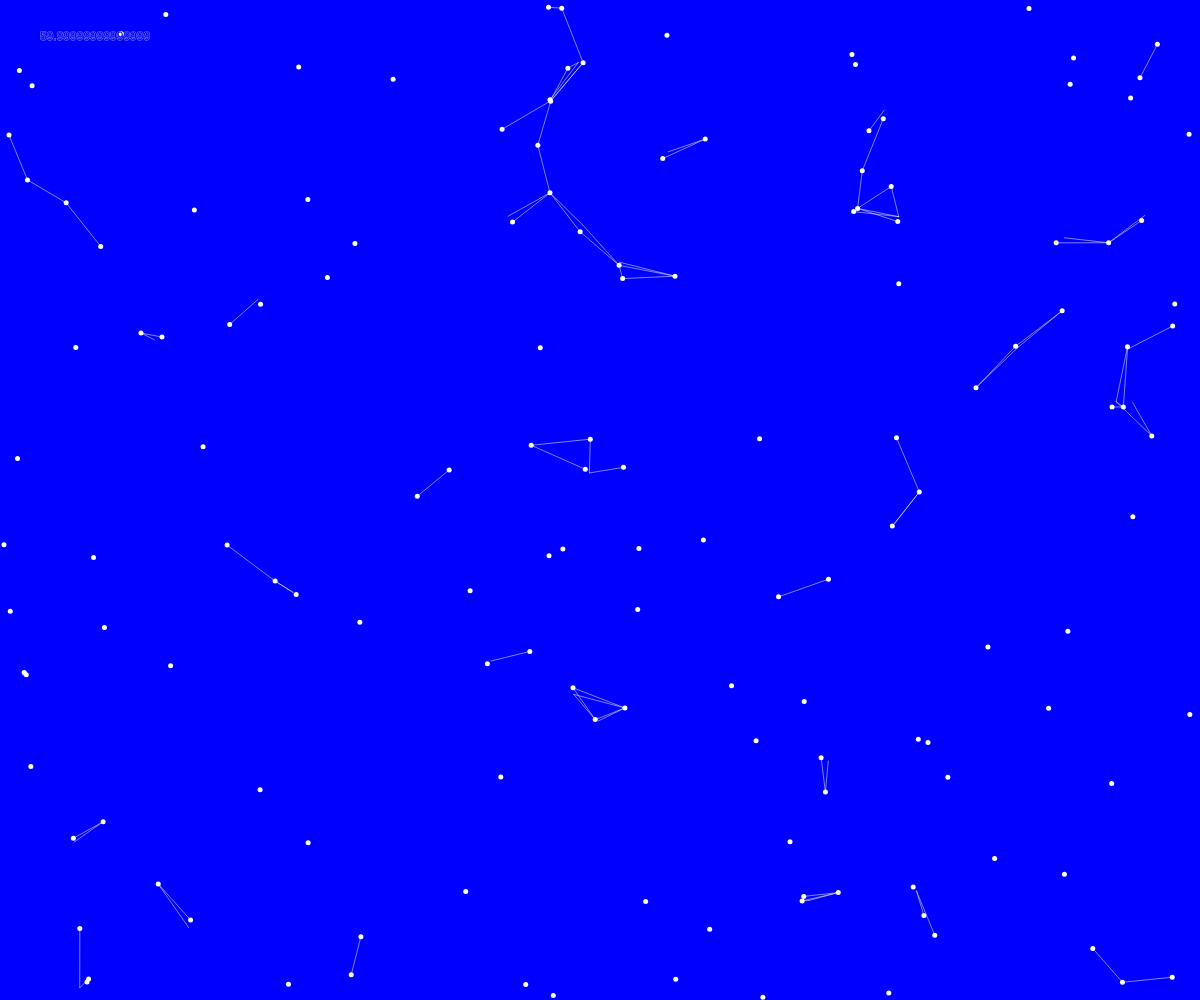
Frame 1 (no input)
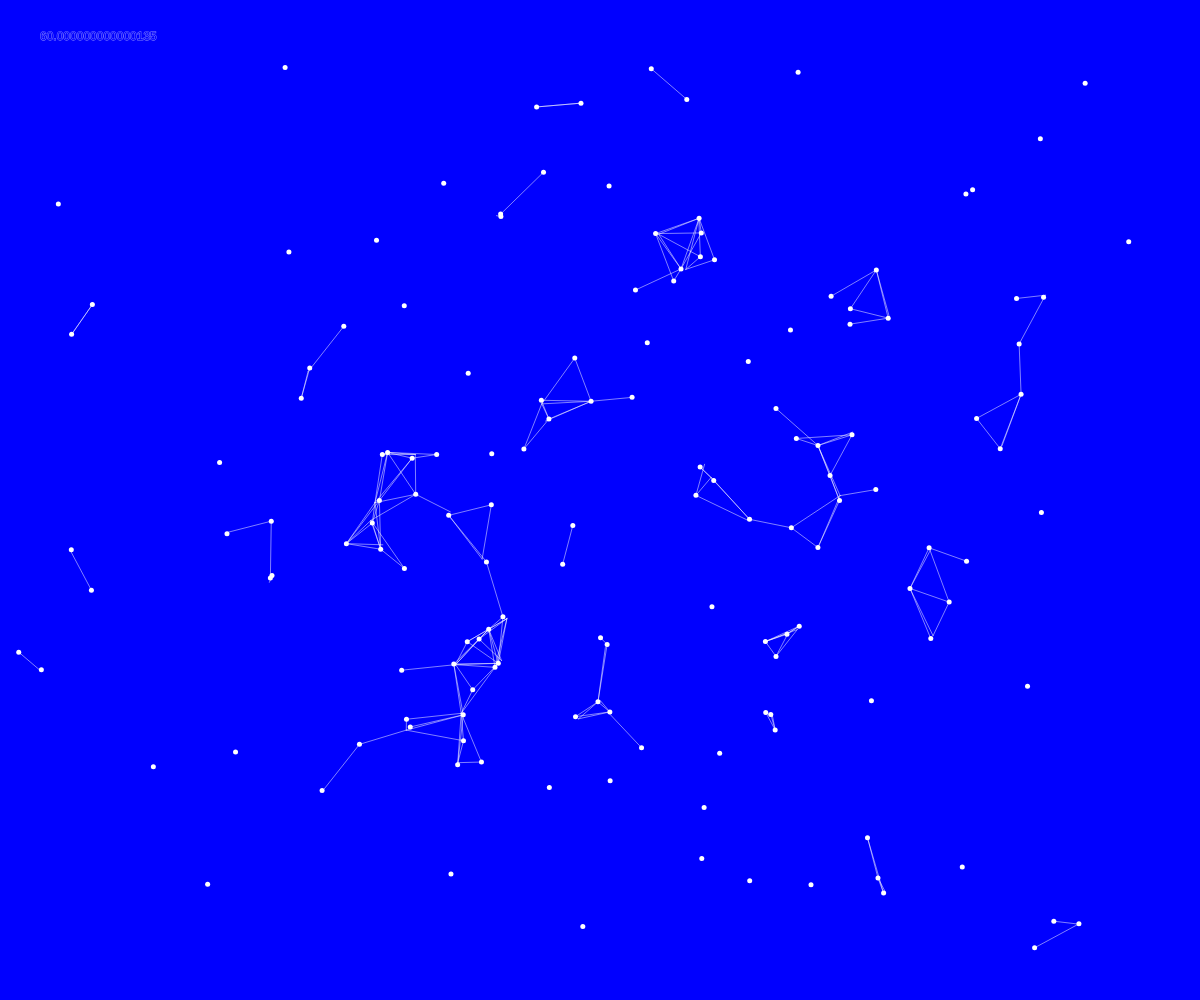
Frame 60 (no input)
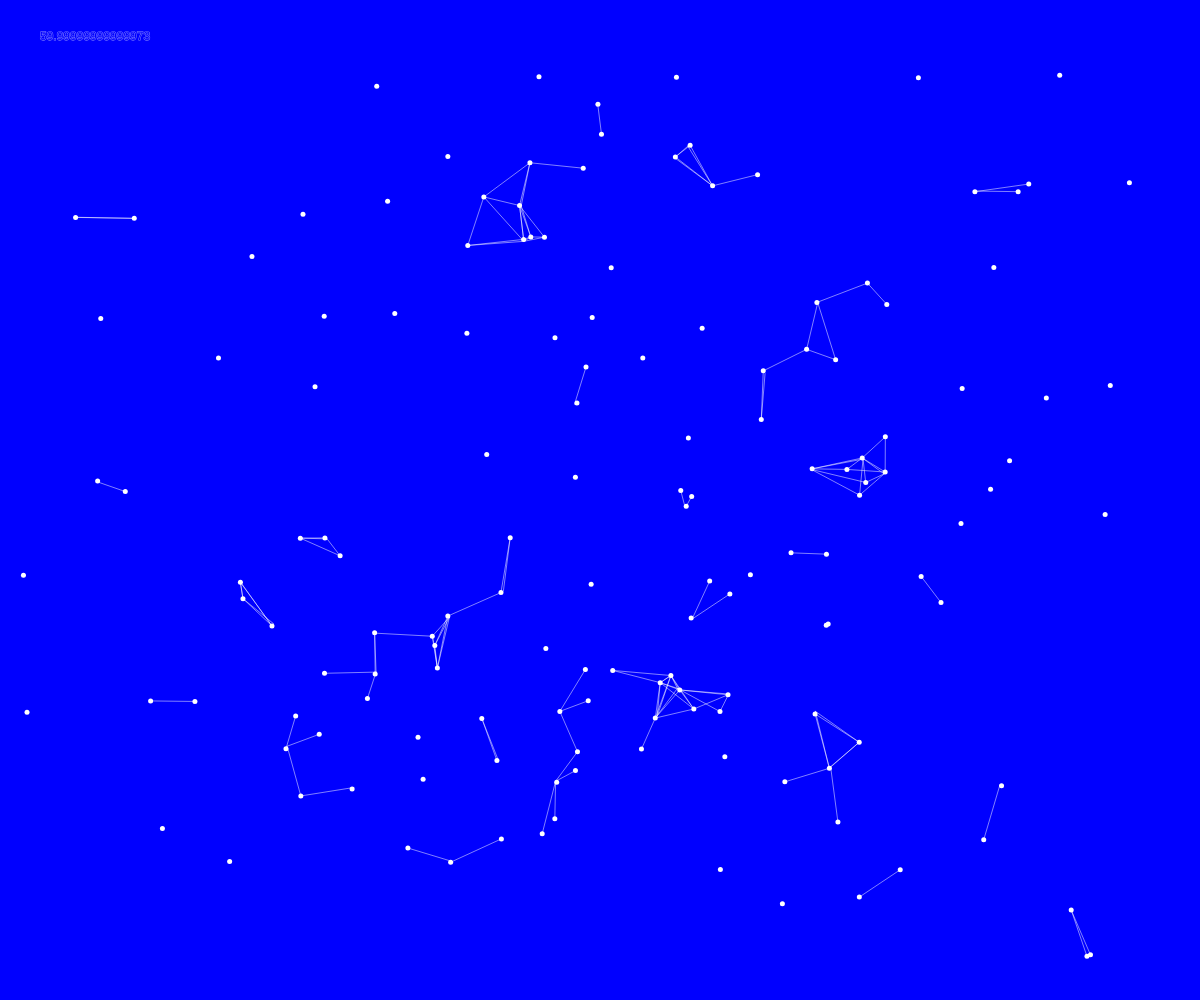
Frame 120 (the mouse pressed at the canvas centre since frame 60)

The p5.js sketch that drew these frames (run headless with seeded random() and noise() and a simulated clock; from frame 60 on, the mouse is pressed at the canvas centre):

// p5.js sketch
// ── sketch.js
/*
  Ralf Baecker 2021
  simple ballons
*/
let myBots = [];

function setup() {
  createCanvas(windowWidth, windowHeight); // wie gross ist die zeichenfläche
  for (var i = 0; i < 150; i++) {
    myBots.push(new Bot(random(0, width), random(0, height)));
  }
  background(0, 0, 255);
}

function draw() {
  background(0, 0, 255);
  for (var i = 0; i < myBots.length; i++) {
    myBots[i].update();
    if (myBots[i].alive == 0) {
      myBots.splice(i, 1); // alten bot löschen
      myBots.push(new Bot(random(0, width), random(0, height))); // neuen bot erzeugen!!
    }
    myBots[i].draw();

  }
fill(0,0,255);
  text(frameRate(),40,40)
}

class Bot {
  constructor(x, y) {
    // initalisierung
    this.pos = createVector(x, y);
    this.targetpos = createVector(random(width), random(height));
    this.speed = random(0.1, 5);
    this.color = color(255);
    this.size = 5;
    this.alive = 1;
  }

  update() {
    // verhalten
    //brownian movement
//    this.pos.x = this.pos.x + random(-2, 2);
//    this.pos.y = this.pos.y + random(-2, 2);
    this.pos.x = (this.pos.x*0.99) + (this.targetpos.x*0.01);
    this.pos.y = (this.pos.y*0.99) + (this.targetpos.y*0.01);
    if (p5.Vector.dist(this.pos, this.targetpos) < 10) {
      this.targetpos = createVector(random(width), random(height));
    }


    // soll im bildschirm bleiben
    this.pos.x = constrain(this.pos.x, 0, width);
    this.pos.y = constrain(this.pos.y, 0, height);

  }

  draw() {
    // aussehen / zeichen
    noStroke(); //(255);
    fill(this.color, 128);
    // noFill();
    ellipse(this.pos.x, this.pos.y, this.size, this.size)
    stroke(255,128);
    strokeWeight(1);
    for (var i = 0; i<myBots.length;i=i+2) {
      if (this != myBots[i]){ // nicht ich
        if (dist(this.pos.x,this.pos.y, myBots[i].pos.x,myBots[i].pos.y)<60) {
          line(this.pos.x,this.pos.y, myBots[i].pos.x,myBots[i].pos.y);
        }
      } 

    }
  }
}
